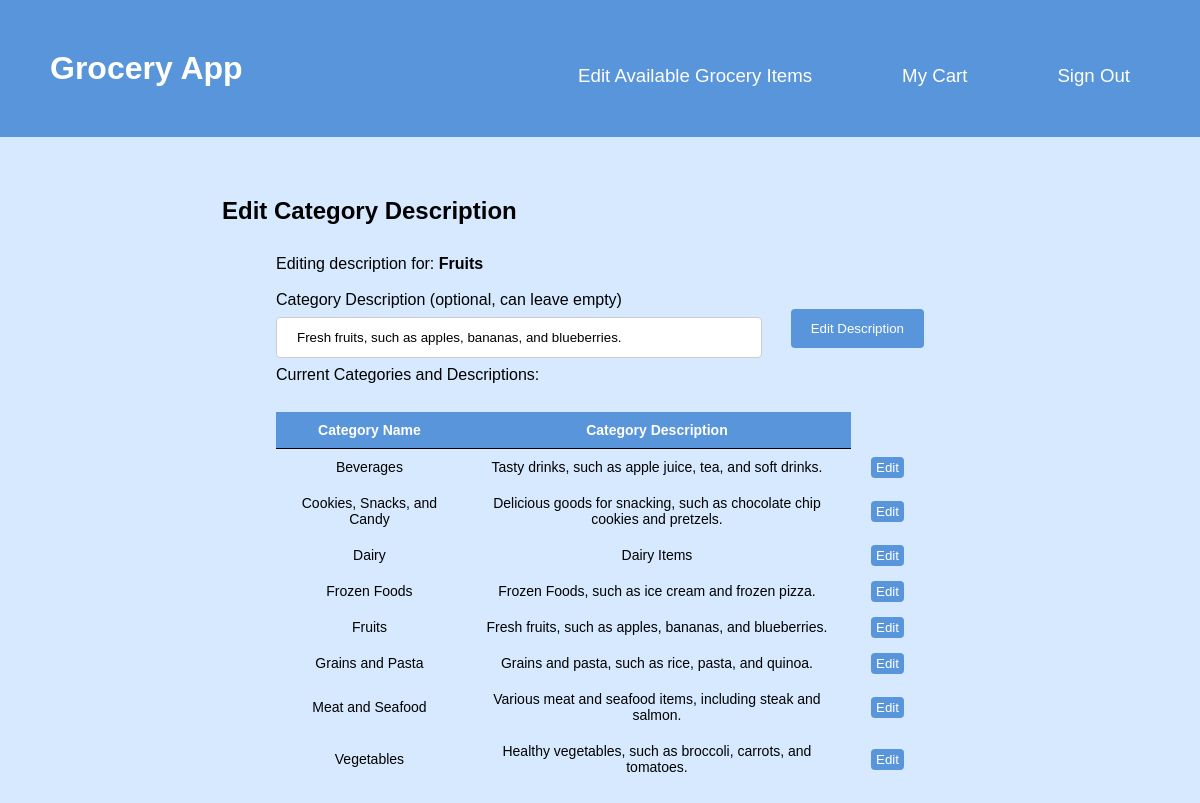
The app's page /GroceryApp/editCategoryPage.php?name=Fruits (signed in) with its own data.
### tables this page shows
CREATE TABLE Category (
	name TEXT NOT NULL PRIMARY KEY,
	description TEXT
);

### GroceryApp/editCategoryPage.php (the view, shortened to what this page needs)
<!DOCTYPE html>
<html>
<?php
$categoryName = $_GET['name'];
$db_file = './myDB/grocery.db';
try {
    $db = new PDO('sqlite:' . $db_file);
    $db->setAttribute(PDO::ATTR_ERRMODE, PDO::ERRMODE_EXCEPTION);
	$stmt = $db->prepare("select * from category where name = ?");
	$stmt->execute([$categoryName]);
	$tuple = $stmt->fetch(PDO::FETCH_ASSOC);
	$categoryName = $tuple['name'];
	$description = $tuple['description'];
}
catch(PDOException $e){
	die('Exception : '.$e->getMessage());
}
?>
	<head>
		<link rel="stylesheet" href="styles.css" />
	</head>
	<body>
		<div class="page">
			<header class="menu-container">
				<h1 class="logo">
					<a class="logo-link" href="./index.php">Grocery App</a>
				</h1>
				<nav class="menu">
					<?php
						if($_SESSION['userType'] == "Admin"){
							echo '<li><a class="nav-link" href="editAvailableItems.php">Edit Available Grocery Items</a></li>';
						}
					?>
					<li><a class="nav-link" href="./groceryList.php">My Cart</a></li>
					<li><a class="nav-link" href="./signOut.php">Sign Out</a></li>
				</nav>
			</header>
			<article class="content">
				<header class="title">
					<h2>Edit Category Description</h2>
				</header>
				<form
					class="groceryForm"
					method="post"
					action="editCategory.php?name=<?php echo "$categoryName"; ?>"
				>
				<div>Editing description for: <b><?php echo "$categoryName"; ?></b></div><br>
					<label for="description">Category Description (optional, can leave empty)</label>
					<input
						class="textInput"
						type="text"
						name="description"
						value= "<?php echo "$description"; ?>"
						pattern="^[a-zA-Z_ ]*${1,}"
					/>
					<input type="submit" value="Edit Description" />
					<br><div>Current Categories and Descriptions:</div><hr style="height:10px; visibility:hidden;" />
					<?php
                    $db_file = './myDB/grocery.db';
                    try {
                        $db = new PDO('sqlite:' . $db_file);
                        $db->setAttribute(PDO::ATTR_ERRMODE, PDO::ERRMODE_EXCEPTION);
                        $qry = "select * from category order by name;";
                        $result_set = $db->query($qry);
                        echo '<br>
                            <table>
                                <thead>
                                    <tr>
                                    <th>Category Name</th>
                                    <th>Category Description</th>
                                    </tr>
                                </thead>
                                <tbody>';
                        foreach($result_set as $tuple){
                                echo '<tr>
                                        <td>'.$tuple['name'].'</td>
                                        <td>'.$tuple['description'].'</td>
                                        <td><a class="strong-button small" href="editCategoryPage.php?name='.$tuple['name'].'">Edit</a></td>
                                    </tr>';
                        }
                        echo '</tbody>
                            </table>';
                    }
                    catch(PDOException $e) {
                        die('Exception : '.$e->getMessage());
                    }
                ?>
				</form>
			</article>
		</div>
	</body>
</html>

### GroceryApp/styles.css (style rules this page uses)
:root { --header-color: #5995da; --header-font: #fff; --header-hover: #5d6063; --header-dropdown-background: #b2d6ff; --background-color: #d6e9fe; --body-font: #fffffc; --pop-of-green: #b9f5d8; --pop-of-blue: #08a4bd; }
* { margin: 0; padding: 0; box-sizing: border-box; font-family: "Franklin Gothic Medium", "Arial Narrow", Arial, sans-serif; }
body { min-height: 100vh; display: flex; background-color: var(--background-color); flex-direction: column; }
.page { height: 100%; }
.menu-container { color: var(--header-font); background-color: var(--header-color); padding: 20px 0; display: flex; justify-content: space-between; width: 100%; padding: 50px; }
.menu { margin-top: 15px; width: 60%; display: flex; align-items: center; justify-content: right; }
.menu > li { display: inline; margin-right: 50px; }
.menu > li:last-of-type { margin-right: 0; }
.nav-link:link, .nav-link:visited { background-color: var(--header-color); color: var(--header-font); padding: 12px 20px; transition-duration: 0.4s; box-shadow: none; border: none; border-radius: 8px; cursor: pointer; align-self: flex-end; font-size: 14pt; text-decoration: none; font-family: "Gill Sans", "Gill Sans MT", Calibri, "Trebuchet MS", sans-serif; }
.logo-link:link, .logo-link:visited { color: var(--body-font); text-decoration: none; font-family: "Gill Sans", "Gill Sans MT", Calibri, "Trebuchet MS", sans-serif; }
.content { display: block; margin: 5%; }
.title { display: block; margin-left: 10%; padding-left: 5%; padding-bottom: 10px; }
.groceryForm { margin: 20px 0; display: block; margin-left: auto; margin-right: auto; width: 60%; }
.groceryForm > label { display: block; }
.groceryForm > input[type="text"] { width: 75%; padding: 12px 20px; margin: 8px 0; display: inline-block; border: 1px solid #ccc; border-radius: 4px; box-sizing: border-box; }
.groceryForm > input[type="submit"] { background-color: var(--header-color); color: var(--header-font); padding: 12px 20px; border: none; border-radius: 4px; cursor: pointer; float: right; }
table { border-collapse: collapse; padding: 20px 0; padding-left: 10%; font-size: 14pt; }
th { border-bottom: 1px solid black; padding: 10px 20px; font-size: 14px; text-align: center; color: var(--header-font); background-color: var(--header-color); }
td { padding: 10px 20px; font-size: 14px; text-align: center; }
.strong-button { background-color: var(--header-color); color: var(--header-font); padding: 6px 10px; border: none; border-radius: 4px; cursor: pointer; transition-duration: 0.2s; box-shadow: none; font-size: 14pt; text-decoration: none; }
.small { font-size: 10pt; padding: 3px 5px; }

### records on screen
category: name "Fruits", description "Fresh fruits, such as apples, bananas, and blueberries."
category: name "Beverages", description "Tasty drinks, such as apple juice, tea, and soft drinks."
category: name "Cookies, Snacks, and Candy", description "Delicious goods for snacking, such as chocolate chip cookies and pretzels."
category: name "Dairy", description "Dairy Items"
category: name "Frozen Foods", description "Frozen Foods, such as ice cream and frozen pizza."
category: name "Grains and Pasta", description "Grains and pasta, such as rice, pasta, and quinoa."
category: name "Meat and Seafood", description "Various meat and seafood items, including steak and salmon."
category: name "Vegetables", description "Healthy vegetables, such as broccoli, carrots, and tomatoes."
